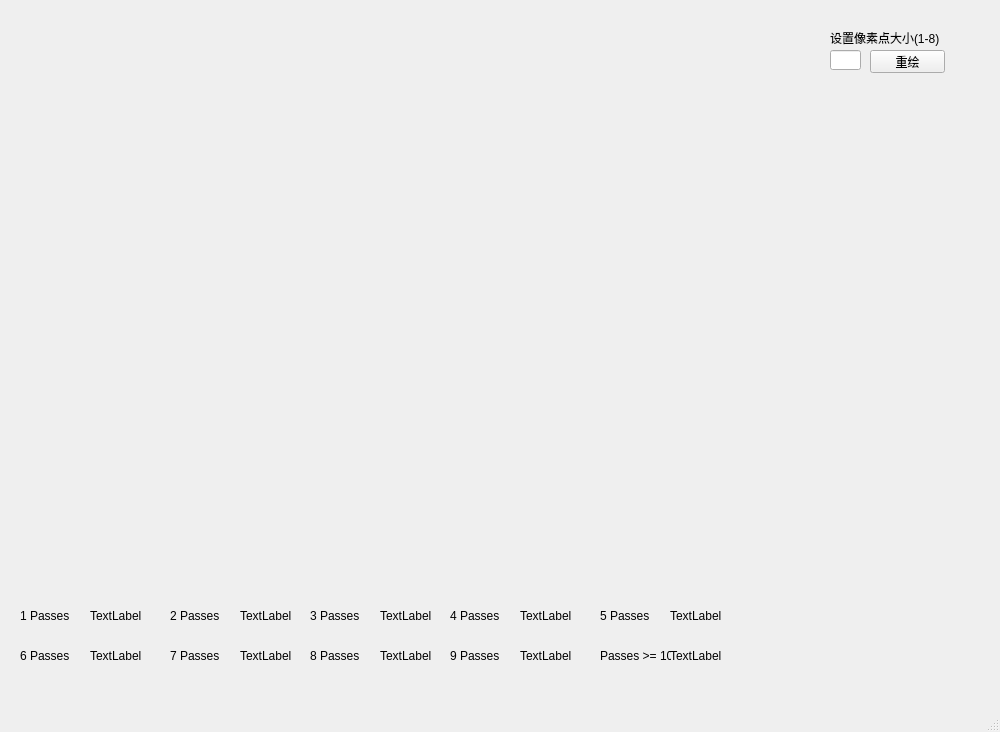
<?xml version="1.0" encoding="UTF-8"?>
<ui version="4.0">
 <class>MainWindow4</class>
 <widget class="QMainWindow" name="MainWindow4">
  <property name="geometry">
   <rect>
    <x>0</x>
    <y>0</y>
    <width>1000</width>
    <height>732</height>
   </rect>
  </property>
  <property name="windowTitle">
   <string>MainWindow</string>
  </property>
  <widget class="QWidget" name="centralwidget">
   <widget class="QLabel" name="p1">
    <property name="geometry">
     <rect>
      <x>20</x>
      <y>600</y>
      <width>71</width>
      <height>31</height>
     </rect>
    </property>
    <property name="layoutDirection">
     <enum>Qt::LeftToRight</enum>
    </property>
    <property name="text">
     <string>1 Passes</string>
    </property>
    <property name="textFormat">
     <enum>Qt::AutoText</enum>
    </property>
    <property name="wordWrap">
     <bool>false</bool>
    </property>
   </widget>
   <widget class="QLabel" name="p1_2">
    <property name="geometry">
     <rect>
      <x>170</x>
      <y>600</y>
      <width>71</width>
      <height>31</height>
     </rect>
    </property>
    <property name="layoutDirection">
     <enum>Qt::LeftToRight</enum>
    </property>
    <property name="text">
     <string>2 Passes</string>
    </property>
    <property name="textFormat">
     <enum>Qt::AutoText</enum>
    </property>
    <property name="wordWrap">
     <bool>false</bool>
    </property>
   </widget>
   <widget class="QLabel" name="p1_3">
    <property name="geometry">
     <rect>
      <x>310</x>
      <y>600</y>
      <width>71</width>
      <height>31</height>
     </rect>
    </property>
    <property name="layoutDirection">
     <enum>Qt::LeftToRight</enum>
    </property>
    <property name="text">
     <string>3 Passes</string>
    </property>
    <property name="textFormat">
     <enum>Qt::AutoText</enum>
    </property>
    <property name="wordWrap">
     <bool>false</bool>
    </property>
   </widget>
   <widget class="QLabel" name="p1_4">
    <property name="geometry">
     <rect>
      <x>450</x>
      <y>600</y>
      <width>71</width>
      <height>31</height>
     </rect>
    </property>
    <property name="layoutDirection">
     <enum>Qt::LeftToRight</enum>
    </property>
    <property name="text">
     <string>4 Passes</string>
    </property>
    <property name="textFormat">
     <enum>Qt::AutoText</enum>
    </property>
    <property name="wordWrap">
     <bool>false</bool>
    </property>
   </widget>
   <widget class="QLabel" name="p1_5">
    <property name="geometry">
     <rect>
      <x>600</x>
      <y>600</y>
      <width>71</width>
      <height>31</height>
     </rect>
    </property>
    <property name="layoutDirection">
     <enum>Qt::LeftToRight</enum>
    </property>
    <property name="text">
     <string>5 Passes</string>
    </property>
    <property name="textFormat">
     <enum>Qt::AutoText</enum>
    </property>
    <property name="wordWrap">
     <bool>false</bool>
    </property>
   </widget>
   <widget class="QLabel" name="p1_6">
    <property name="geometry">
     <rect>
      <x>20</x>
      <y>640</y>
      <width>71</width>
      <height>31</height>
     </rect>
    </property>
    <property name="layoutDirection">
     <enum>Qt::LeftToRight</enum>
    </property>
    <property name="text">
     <string>6 Passes</string>
    </property>
    <property name="textFormat">
     <enum>Qt::AutoText</enum>
    </property>
    <property name="wordWrap">
     <bool>false</bool>
    </property>
   </widget>
   <widget class="QLabel" name="p1_7">
    <property name="geometry">
     <rect>
      <x>170</x>
      <y>640</y>
      <width>71</width>
      <height>31</height>
     </rect>
    </property>
    <property name="layoutDirection">
     <enum>Qt::LeftToRight</enum>
    </property>
    <property name="text">
     <string>7 Passes</string>
    </property>
    <property name="textFormat">
     <enum>Qt::AutoText</enum>
    </property>
    <property name="wordWrap">
     <bool>false</bool>
    </property>
   </widget>
   <widget class="QLabel" name="p1_8">
    <property name="geometry">
     <rect>
      <x>310</x>
      <y>640</y>
      <width>71</width>
      <height>31</height>
     </rect>
    </property>
    <property name="layoutDirection">
     <enum>Qt::LeftToRight</enum>
    </property>
    <property name="text">
     <string>8 Passes</string>
    </property>
    <property name="textFormat">
     <enum>Qt::AutoText</enum>
    </property>
    <property name="wordWrap">
     <bool>false</bool>
    </property>
   </widget>
   <widget class="QLabel" name="p1_9">
    <property name="geometry">
     <rect>
      <x>450</x>
      <y>640</y>
      <width>71</width>
      <height>31</height>
     </rect>
    </property>
    <property name="layoutDirection">
     <enum>Qt::LeftToRight</enum>
    </property>
    <property name="text">
     <string>9 Passes</string>
    </property>
    <property name="textFormat">
     <enum>Qt::AutoText</enum>
    </property>
    <property name="wordWrap">
     <bool>false</bool>
    </property>
   </widget>
   <widget class="QLabel" name="p1_10">
    <property name="geometry">
     <rect>
      <x>600</x>
      <y>640</y>
      <width>71</width>
      <height>31</height>
     </rect>
    </property>
    <property name="layoutDirection">
     <enum>Qt::LeftToRight</enum>
    </property>
    <property name="text">
     <string>Passes &gt;= 10</string>
    </property>
    <property name="textFormat">
     <enum>Qt::AutoText</enum>
    </property>
    <property name="wordWrap">
     <bool>false</bool>
    </property>
   </widget>
   <widget class="QLabel" name="label">
    <property name="geometry">
     <rect>
      <x>90</x>
      <y>610</y>
      <width>54</width>
      <height>12</height>
     </rect>
    </property>
    <property name="text">
     <string>TextLabel</string>
    </property>
   </widget>
   <widget class="QLabel" name="label_2">
    <property name="geometry">
     <rect>
      <x>240</x>
      <y>610</y>
      <width>54</width>
      <height>12</height>
     </rect>
    </property>
    <property name="text">
     <string>TextLabel</string>
    </property>
   </widget>
   <widget class="QLabel" name="label_3">
    <property name="geometry">
     <rect>
      <x>380</x>
      <y>610</y>
      <width>54</width>
      <height>12</height>
     </rect>
    </property>
    <property name="text">
     <string>TextLabel</string>
    </property>
   </widget>
   <widget class="QLabel" name="label_4">
    <property name="geometry">
     <rect>
      <x>520</x>
      <y>610</y>
      <width>54</width>
      <height>12</height>
     </rect>
    </property>
    <property name="text">
     <string>TextLabel</string>
    </property>
   </widget>
   <widget class="QLabel" name="label_5">
    <property name="geometry">
     <rect>
      <x>670</x>
      <y>610</y>
      <width>54</width>
      <height>12</height>
     </rect>
    </property>
    <property name="text">
     <string>TextLabel</string>
    </property>
   </widget>
   <widget class="QLabel" name="label_6">
    <property name="geometry">
     <rect>
      <x>90</x>
      <y>650</y>
      <width>54</width>
      <height>12</height>
     </rect>
    </property>
    <property name="text">
     <string>TextLabel</string>
    </property>
   </widget>
   <widget class="QLabel" name="label_7">
    <property name="geometry">
     <rect>
      <x>240</x>
      <y>650</y>
      <width>54</width>
      <height>12</height>
     </rect>
    </property>
    <property name="text">
     <string>TextLabel</string>
    </property>
   </widget>
   <widget class="QLabel" name="label_8">
    <property name="geometry">
     <rect>
      <x>380</x>
      <y>650</y>
      <width>54</width>
      <height>12</height>
     </rect>
    </property>
    <property name="text">
     <string>TextLabel</string>
    </property>
   </widget>
   <widget class="QLabel" name="label_9">
    <property name="geometry">
     <rect>
      <x>520</x>
      <y>650</y>
      <width>54</width>
      <height>12</height>
     </rect>
    </property>
    <property name="text">
     <string>TextLabel</string>
    </property>
   </widget>
   <widget class="QLabel" name="label_10">
    <property name="geometry">
     <rect>
      <x>670</x>
      <y>650</y>
      <width>54</width>
      <height>12</height>
     </rect>
    </property>
    <property name="text">
     <string>TextLabel</string>
    </property>
   </widget>
   <widget class="QLineEdit" name="lineEdit">
    <property name="geometry">
     <rect>
      <x>830</x>
      <y>50</y>
      <width>31</width>
      <height>20</height>
     </rect>
    </property>
   </widget>
   <widget class="QLabel" name="label_11">
    <property name="geometry">
     <rect>
      <x>830</x>
      <y>30</y>
      <width>121</width>
      <height>16</height>
     </rect>
    </property>
    <property name="text">
     <string>设置像素点大小(1-8)</string>
    </property>
   </widget>
   <widget class="QPushButton" name="pushButton_2">
    <property name="geometry">
     <rect>
      <x>870</x>
      <y>50</y>
      <width>75</width>
      <height>23</height>
     </rect>
    </property>
    <property name="text">
     <string>重绘</string>
    </property>
   </widget>
  </widget>
  <widget class="QMenuBar" name="menubar">
   <property name="geometry">
    <rect>
     <x>0</x>
     <y>0</y>
     <width>1000</width>
     <height>23</height>
    </rect>
   </property>
  </widget>
  <widget class="QStatusBar" name="statusbar"/>
 </widget>
 <resources/>
 <connections/>
</ui>
